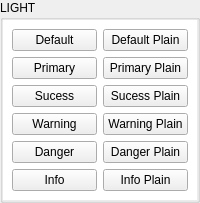
         <widget class="QGroupBox" name="groupBox_5">
          <property name="styleSheet">
           <string notr="true"/>
          </property>
          <property name="title">
           <string>LIGHT</string>
          </property>
          <property name="buttonType" stdset="0">
           <number>1</number>
          </property>
          <property name="iconName" stdset="0">
           <string>yin-yang</string>
          </property>
          <layout class="QVBoxLayout" name="verticalLayout_4">
           <property name="leftMargin">
            <number>0</number>
           </property>
           <property name="topMargin">
            <number>0</number>
           </property>
           <property name="rightMargin">
            <number>0</number>
           </property>
           <property name="bottomMargin">
            <number>0</number>
           </property>
           <item>
            <widget class="QWidget" name="widget_13" native="true">
             <property name="styleSheet">
              <string notr="true">.QWidget {
	
	background-color: rgba(255, 255, 255, 255);
}</string>
             </property>
             <layout class="QGridLayout" name="gridLayout_4">
              <item row="0" column="0">
               <widget class="QPushButton" name="pushButton_39">
                <property name="autoFillBackground">
                 <bool>false</bool>
                </property>
                <property name="text">
                 <string>Default</string>
                </property>
                <property name="default">
                 <bool>false</bool>
                </property>
                <property name="flat">
                 <bool>false</bool>
                </property>
                <property name="darkMode" stdset="0">
                 <bool>false</bool>
                </property>
                <property name="plainMode" stdset="0">
                 <bool>false</bool>
                </property>
                <property name="styleMode" stdset="0">
                 <number>0</number>
                </property>
                <property name="buttonType" stdset="0">
                 <number>1</number>
                </property>
                <property name="iconName" stdset="0">
                 <string>yin-yang</string>
                </property>
                <property name="spacing" stdset="0">
                 <number>8</number>
                </property>
               </widget>
              </item>
              <item row="0" column="1">
               <widget class="QPushButton" name="pushButton_40">
                <property name="autoFillBackground">
                 <bool>false</bool>
                </property>
                <property name="text">
                 <string>Default Plain</string>
                </property>
                <property name="flat">
                 <bool>false</bool>
                </property>
                <property name="darkMode" stdset="0">
                 <bool>false</bool>
                </property>
                <property name="plainMode" stdset="0">
                 <bool>true</bool>
                </property>
                <property name="styleMode" stdset="0">
                 <number>0</number>
                </property>
                <property name="buttonType" stdset="0">
                 <number>1</number>
                </property>
                <property name="iconName" stdset="0">
                 <string>yin-yang</string>
                </property>
                <property name="spacing" stdset="0">
                 <number>8</number>
                </property>
                <property name="iconPosition" stdset="0">
                 <number>1</number>
                </property>
               </widget>
              </item>
              <item row="1" column="0">
               <widget class="QPushButton" name="pushButton_41">
                <property name="autoFillBackground">
                 <bool>false</bool>
                </property>
                <property name="text">
                 <string>Primary</string>
                </property>
                <property name="icon">
                 <iconset theme="yin-yang"/>
                </property>
                <property name="default">
                 <bool>false</bool>
                </property>
                <property name="flat">
                 <bool>false</bool>
                </property>
                <property name="darkMode" stdset="0">
                 <bool>false</bool>
                </property>
                <property name="plainMode" stdset="0">
                 <bool>false</bool>
                </property>
                <property name="styleMode" stdset="0">
                 <number>1</number>
                </property>
                <property name="buttonType" stdset="0">
                 <number>1</number>
                </property>
                <property name="iconName" stdset="0">
                 <string>yin-yang</string>
                </property>
                <property name="spacing" stdset="0">
                 <number>8</number>
                </property>
               </widget>
              </item>
              <item row="1" column="1">
               <widget class="QPushButton" name="pushButton_42">
                <property name="autoFillBackground">
                 <bool>false</bool>
                </property>
                <property name="text">
                 <string>Primary Plain</string>
                </property>
                <property name="icon">
                 <iconset theme="yin-yang"/>
                </property>
                <property name="flat">
                 <bool>false</bool>
                </property>
                <property name="darkMode" stdset="0">
                 <bool>false</bool>
                </property>
                <property name="plainMode" stdset="0">
                 <bool>true</bool>
                </property>
                <property name="styleMode" stdset="0">
                 <number>1</number>
                </property>
                <property name="buttonType" stdset="0">
                 <number>1</number>
                </property>
                <property name="iconName" stdset="0">
                 <string>yin-yang</string>
                </property>
                <property name="spacing" stdset="0">
                 <number>8</number>
                </property>
                <property name="iconPosition" stdset="0">
                 <number>1</number>
                </property>
               </widget>
              </item>
              <item row="2" column="0">
               <widget class="QPushButton" name="pushButton_43">
                <property name="autoFillBackground">
                 <bool>false</bool>
                </property>
                <property name="text">
                 <string>Sucess</string>
                </property>
                <property name="icon">
                 <iconset theme="yin-yang"/>
                </property>
                <property name="flat">
                 <bool>false</bool>
                </property>
                <property name="darkMode" stdset="0">
                 <bool>false</bool>
                </property>
                <property name="plainMode" stdset="0">
                 <bool>false</bool>
                </property>
                <property name="styleMode" stdset="0">
                 <number>2</number>
                </property>
                <property name="buttonType" stdset="0">
                 <number>1</number>
                </property>
                <property name="iconName" stdset="0">
                 <string>yin-yang</string>
                </property>
                <property name="spacing" stdset="0">
                 <number>8</number>
                </property>
               </widget>
              </item>
              <item row="2" column="1">
               <widget class="QPushButton" name="pushButton_44">
                <property name="autoFillBackground">
                 <bool>false</bool>
                </property>
                <property name="text">
                 <string>Sucess Plain</string>
                </property>
                <property name="icon">
                 <iconset theme="yin-yang"/>
                </property>
                <property name="flat">
                 <bool>false</bool>
                </property>
                <property name="darkMode" stdset="0">
                 <bool>false</bool>
                </property>
                <property name="plainMode" stdset="0">
                 <bool>true</bool>
                </property>
                <property name="styleMode" stdset="0">
                 <number>2</number>
                </property>
                <property name="buttonType" stdset="0">
                 <number>1</number>
                </property>
                <property name="iconName" stdset="0">
                 <string>yin-yang</string>
                </property>
                <property name="spacing" stdset="0">
                 <number>8</number>
                </property>
                <property name="iconPosition" stdset="0">
                 <number>1</number>
                </property>
               </widget>
              </item>
              <item row="3" column="0">
               <widget class="QPushButton" name="pushButton_45">
                <property name="autoFillBackground">
                 <bool>false</bool>
                </property>
                <property name="text">
                 <string>Warning</string>
                </property>
                <property name="icon">
                 <iconset theme="yin-yang"/>
                </property>
                <property name="flat">
                 <bool>false</bool>
                </property>
                <property name="darkMode" stdset="0">
                 <bool>false</bool>
                </property>
                <property name="plainMode" stdset="0">
                 <bool>false</bool>
                </property>
                <property name="styleMode" stdset="0">
                 <number>3</number>
                </property>
                <property name="buttonType" stdset="0">
                 <number>1</number>
                </property>
                <property name="iconName" stdset="0">
                 <string>yin-yang</string>
                </property>
                <property name="spacing" stdset="0">
                 <number>8</number>
                </property>
               </widget>
              </item>
              <item row="3" column="1">
               <widget class="QPushButton" name="pushButton_46">
                <property name="autoFillBackground">
                 <bool>false</bool>
                </property>
                <property name="text">
                 <string>Warning Plain</string>
                </property>
                <property name="icon">
                 <iconset theme="yin-yang"/>
                </property>
                <property name="flat">
                 <bool>false</bool>
                </property>
                <property name="darkMode" stdset="0">
                 <bool>false</bool>
                </property>
                <property name="plainMode" stdset="0">
                 <bool>true</bool>
                </property>
                <property name="styleMode" stdset="0">
                 <number>3</number>
                </property>
                <property name="buttonType" stdset="0">
                 <number>1</number>
                </property>
                <property name="iconName" stdset="0">
                 <string>yin-yang</string>
                </property>
                <property name="spacing" stdset="0">
                 <number>8</number>
                </property>
                <property name="iconPosition" stdset="0">
                 <number>1</number>
                </property>
               </widget>
              </item>
              <item row="4" column="0">
               <widget class="QPushButton" name="pushButton_47">
                <property name="autoFillBackground">
                 <bool>false</bool>
                </property>
                <property name="text">
                 <string>Danger</string>
                </property>
                <property name="icon">
                 <iconset theme="yin-yang"/>
                </property>
                <property name="flat">
                 <bool>false</bool>
                </property>
                <property name="darkMode" stdset="0">
                 <bool>false</bool>
                </property>
                <property name="plainMode" stdset="0">
                 <bool>false</bool>
                </property>
                <property name="styleMode" stdset="0">
                 <number>4</number>
                </property>
                <property name="buttonType" stdset="0">
                 <number>1</number>
                </property>
                <property name="iconName" stdset="0">
                 <string>yin-yang</string>
                </property>
                <property name="spacing" stdset="0">
                 <number>8</number>
                </property>
               </widget>
              </item>
              <item row="4" column="1">
               <widget class="QPushButton" name="pushButton_48">
                <property name="autoFillBackground">
                 <bool>false</bool>
                </property>
                <property name="text">
                 <string>Danger Plain</string>
                </property>
                <property name="icon">
                 <iconset theme="yin-yang"/>
                </property>
                <property name="flat">
                 <bool>false</bool>
                </property>
                <property name="darkMode" stdset="0">
                 <bool>false</bool>
                </property>
                <property name="plainMode" stdset="0">
                 <bool>true</bool>
                </property>
                <property name="styleMode" stdset="0">
                 <number>4</number>
                </property>
                <property name="buttonType" stdset="0">
                 <number>1</number>
                </property>
                <property name="iconName" stdset="0">
                 <string>yin-yang</string>
                </property>
                <property name="spacing" stdset="0">
                 <number>8</number>
                </property>
                <property name="iconPosition" stdset="0">
                 <number>1</number>
                </property>
               </widget>
              </item>
              <item row="5" column="0">
               <widget class="QPushButton" name="pushButton_49">
                <property name="autoFillBackground">
                 <bool>false</bool>
                </property>
                <property name="text">
                 <string>Info</string>
                </property>
                <property name="icon">
                 <iconset theme="yin-yang"/>
                </property>
                <property name="flat">
                 <bool>false</bool>
                </property>
                <property name="darkMode" stdset="0">
                 <bool>false</bool>
                </property>
                <property name="plainMode" stdset="0">
                 <bool>false</bool>
                </property>
                <property name="styleMode" stdset="0">
                 <number>5</number>
                </property>
                <property name="buttonType" stdset="0">
                 <number>1</number>
                </property>
                <property name="iconName" stdset="0">
                 <string>yin-yang</string>
                </property>
                <property name="spacing" stdset="0">
                 <number>8</number>
                </property>
               </widget>
              </item>
              <item row="5" column="1">
               <widget class="QPushButton" name="pushButton_50">
                <property name="autoFillBackground">
                 <bool>false</bool>
                </property>
                <property name="text">
                 <string>Info Plain</string>
                </property>
                <property name="icon">
                 <iconset theme="yin-yang"/>
                </property>
                <property name="flat">
                 <bool>false</bool>
                </property>
                <property name="darkMode" stdset="0">
                 <bool>false</bool>
                </property>
                <property name="plainMode" stdset="0">
                 <bool>true</bool>
                </property>
                <property name="styleMode" stdset="0">
                 <number>5</number>
                </property>
                <property name="buttonType" stdset="0">
                 <number>1</number>
                </property>
                <property name="iconName" stdset="0">
                 <string>yin-yang</string>
                </property>
                <property name="spacing" stdset="0">
                 <number>8</number>
                </property>
                <property name="iconPosition" stdset="0">
                 <number>1</number>
                </property>
               </widget>
              </item>
             </layout>
            </widget>
           </item>
          </layout>
         </widget>
